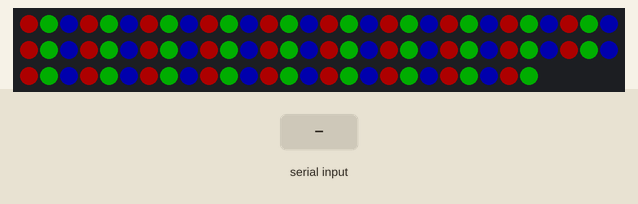
Simulated run of this sketch. Board: Arduino Uno, built with avr-gcc and run on an emulated ATmega328P. On the bench: 86 RGB LEDs in strip order, left to right, continuing on the next row. The inputs (shaded band) are chosen by the test bench. Dim RGB values are drawn brighter than linear.

Above: at 4.2 s.
4.3 s: "1" received over Serial
At 5.4 s:
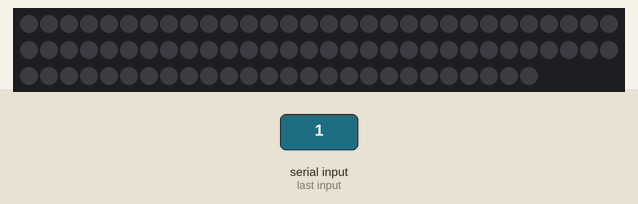
5.8 s: "3" received over Serial
At 6.5 s:
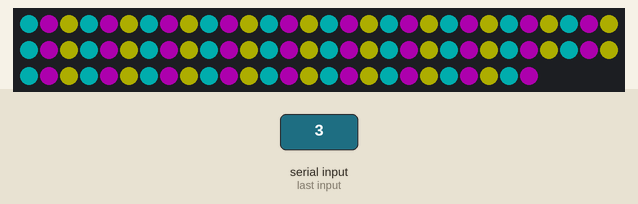
7.3 s: "4" received over Serial
At 7.6 s:
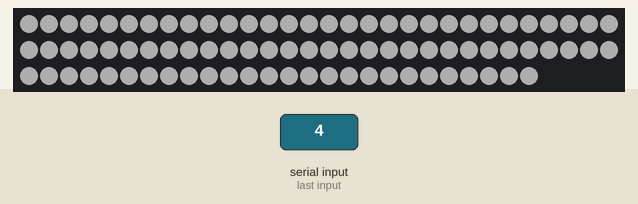
8.8 s: "2" received over Serial
At 10.0 s:
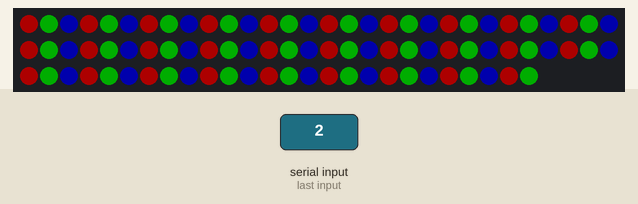
Timing chart, 0 to 11.3 s (numbered marks = the images above; inputs shaded):
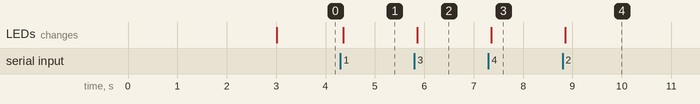

Measured:
- after the input at 4.3 s, the LEDs: change after 0.06 s (image 1)
- after the input at 5.8 s, the LEDs: change after 0.05 s (image 2)
- after the input at 7.3 s, the LEDs: change after 0.06 s (image 3)
- after the input at 8.8 s, the LEDs: change after 0.06 s (image 4)

The sketch:

SimpleLed.ino
```cpp
#include <Adafruit_NeoPixel.h>
#define SERIAL_BAUD_RATE    115200  //Serial baud rate
#define LED_STRIP_LENGTH    86      //Number of LED in strip
#define LED_PIN             3       //Arduino Pin for strip control
#define BRIGHTNESS          50      //Default brightness
static Adafruit_NeoPixel ledStrip = Adafruit_NeoPixel(LED_STRIP_LENGTH, LED_PIN, NEO_GRB + NEO_KHZ800);

uint32_t LEDRGB(uint8_t r, uint8_t g, uint8_t b) { return ((uint32_t)r << 16) | ((uint32_t)g << 8) | b; }

void pattern(int id)
{
  switch (id)
  {
     case 1: //Black
        for(int led=0; led<LED_STRIP_LENGTH; led++) ledStrip.setPixelColor(led, LEDRGB(0,0,0));
      break;
     case 2: //Red/Green/Blue
        for(int led=0; led<LED_STRIP_LENGTH; led+=3) ledStrip.setPixelColor(led, LEDRGB(255,0,0));
        for(int led=1; led<LED_STRIP_LENGTH; led+=3) ledStrip.setPixelColor(led, LEDRGB(0,255,0));
        for(int led=2; led<LED_STRIP_LENGTH; led+=3) ledStrip.setPixelColor(led, LEDRGB(0,0,255));
      break;
    case 3: //Cyan/Magenta/Yellow
        for(int led=0; led<LED_STRIP_LENGTH; led+=3) ledStrip.setPixelColor(led, LEDRGB(0,255,255));
        for(int led=1; led<LED_STRIP_LENGTH; led+=3) ledStrip.setPixelColor(led, LEDRGB(255,0,255));
        for(int led=2; led<LED_STRIP_LENGTH; led+=3) ledStrip.setPixelColor(led, LEDRGB(255,255,0));
      break;
    case 4: //White
        for(int led=0; led<LED_STRIP_LENGTH; led++) ledStrip.setPixelColor(led, LEDRGB(255,255,255));
      break;
  }
  ledStrip.show();
}

void setup() {
  Serial.begin(SERIAL_BAUD_RATE);
  Serial.setTimeout(50);
  delay( 3000 ); // power-up safety delay
  ledStrip.begin();
  ledStrip.setBrightness(BRIGHTNESS);
  pattern(2);
}

void loop()
{
  while (Serial.available())
  {
      String str = Serial.readString();
      switch (str[0])
      {
        case '1': pattern(1);break;
        case '2': pattern(2);break;
        case '3': pattern(3);break;
        case '4': pattern(4);break;
      }
  }
}
```
